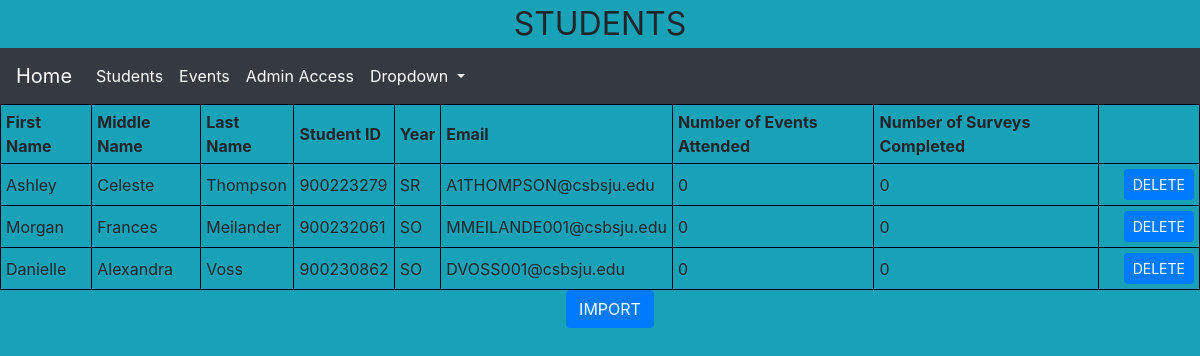
Before: /Student/ with the older database file.
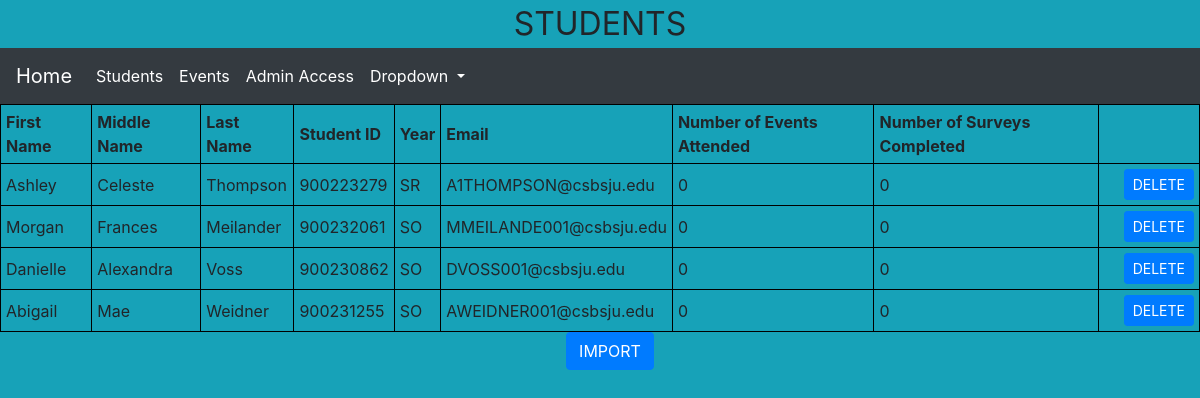
After: the same page with the newer database file.
### Student/models.py (models this page shows, shortened)
class Name(models.Model):
    firstName = models.CharField(max_length=30)
    middleName= models.CharField(max_length=30)
    lastName = models.CharField(max_length=30)
    email = models.EmailField(max_length=30)
    studentId = models.IntegerField()
    year = models.CharField(max_length=15)
    numEvents = models.IntegerField(default=0)
    numSurveys = models.IntegerField(default=0)

### Student/views.py (the view)
# urls.py: path('', views.studentList, name = 'studentList'),
def studentList(request):
    storage = messages.get_messages(request)
    name_list = Name.objects.all()
    context = {
        'name_list': name_list,
        'messages': storage,
    }
    return render(request,'Student/student_list_template.html',context)

### Student/templates/Student/student_list_template.html (shortened to what this page needs)
{% extends 'base.html' %}
{% block head %}
<center><font size = "+3"> STUDENTS </font></center>
{% endblock %}
{% block body %}
<table style="width:100%">
 <tr>
	<th> First Name </th>
	<th> Middle Name </th>
	<th> Last Name </th>
	<th> Student ID </th>
	<th> Year </th>
	<th> Email </th>
	<th> Number of Events Attended </th>
	<th> Number of Surveys Completed </th>
 </tr>
 {% if name_list %}
 <tr>
 {% for student in name_list %}
        <td>{{student.firstName}}</td>
        <td>{{student.middleName}}</td>
        <td>{{student.lastName}} </td>
        <td>{{student.studentId}} </td>
        <td>{{student.year}} </td>
        <td>{{student.email}} </td>
        <td>{{student.numEvents}} </td>
        <td>{{student.numSurveys}} </td>
        <td><a class="btn btn-primary btn-sm" href="deletion?post_id={{student.id}}" role="button" style="margin-left:20px">DELETE</a></td>
 </tr>
 {% endfor %}
 </table>
{% else %}
    <p>No names have been entered.</p>
{% endif %}
<center><a class="btn btn-primary" href="http://127.0.0.1:8000/Student/upload-csv/" role="button" style="margin-left:20px">IMPORT</a></center>
{% endblock %}

Changed rows visible on the page:
added Name: firstName "Abigail", middleName "Mae", lastName "Weidner", studentId "900231255", year "SO", email "AWEIDNER001@csbsju.edu", numEvents "0", numSurveys "0"
